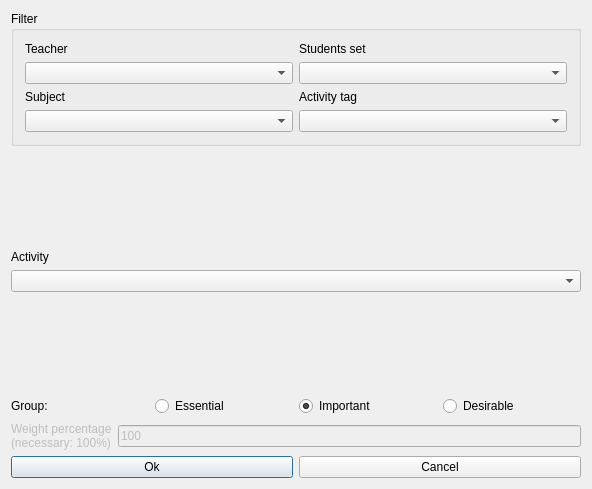
<?xml version="1.0" encoding="UTF-8"?>
<ui version="4.0">
 <class>ModifyConstraintActivityEndsStudentsDayForm_template</class>
 <widget class="QDialog" name="ModifyConstraintActivityEndsStudentsDayForm_template">
  <property name="geometry">
   <rect>
    <x>0</x>
    <y>0</y>
    <width>592</width>
    <height>489</height>
   </rect>
  </property>
  <property name="windowTitle">
   <string extracomment="This is the title of the dialog to modify a constraint of this type">Modify activity ends students day</string>
  </property>
  <layout class="QVBoxLayout" name="verticalLayout_2">
   <item>
    <widget class="QGroupBox" name="filterGroupBox">
     <property name="title">
      <string>Filter</string>
     </property>
     <layout class="QGridLayout" name="gridLayout">
      <item row="0" column="0">
       <widget class="QLabel" name="teachersTextLabel">
        <property name="text">
         <string>Teacher</string>
        </property>
        <property name="wordWrap">
         <bool>false</bool>
        </property>
       </widget>
      </item>
      <item row="0" column="1">
       <widget class="QLabel" name="studentsTextLabel">
        <property name="text">
         <string>Students set</string>
        </property>
        <property name="wordWrap">
         <bool>false</bool>
        </property>
       </widget>
      </item>
      <item row="1" column="0">
       <widget class="QComboBox" name="teachersComboBox"/>
      </item>
      <item row="1" column="1">
       <widget class="QComboBox" name="studentsComboBox"/>
      </item>
      <item row="2" column="0">
       <widget class="QLabel" name="subjectsTextLabel">
        <property name="text">
         <string>Subject</string>
        </property>
        <property name="wordWrap">
         <bool>false</bool>
        </property>
       </widget>
      </item>
      <item row="2" column="1">
       <widget class="QLabel" name="activityTagsTextLabel">
        <property name="text">
         <string>Activity tag</string>
        </property>
        <property name="wordWrap">
         <bool>false</bool>
        </property>
       </widget>
      </item>
      <item row="3" column="0">
       <widget class="QComboBox" name="subjectsComboBox"/>
      </item>
      <item row="3" column="1">
       <widget class="QComboBox" name="activityTagsComboBox"/>
      </item>
     </layout>
    </widget>
   </item>
   <item>
    <spacer name="spacer3">
     <property name="orientation">
      <enum>Qt::Vertical</enum>
     </property>
     <property name="sizeType">
      <enum>QSizePolicy::Expanding</enum>
     </property>
     <property name="sizeHint" stdset="0">
      <size>
       <width>20</width>
       <height>40</height>
      </size>
     </property>
    </spacer>
   </item>
   <item>
    <layout class="QVBoxLayout" name="verticalLayout">
     <item>
      <widget class="QLabel" name="activityTextLabel">
       <property name="frameShape">
        <enum>QFrame::NoFrame</enum>
       </property>
       <property name="frameShadow">
        <enum>QFrame::Plain</enum>
       </property>
       <property name="text">
        <string>Activity</string>
       </property>
       <property name="wordWrap">
        <bool>false</bool>
       </property>
      </widget>
     </item>
     <item>
      <widget class="QComboBox" name="activitiesComboBox">
       <property name="editable">
        <bool>false</bool>
       </property>
       <property name="insertPolicy">
        <enum>QComboBox::NoInsert</enum>
       </property>
       <property name="autoCompletion">
        <bool>false</bool>
       </property>
       <property name="duplicatesEnabled">
        <bool>false</bool>
       </property>
      </widget>
     </item>
    </layout>
   </item>
   <item>
    <spacer name="spacer2">
     <property name="orientation">
      <enum>Qt::Vertical</enum>
     </property>
     <property name="sizeType">
      <enum>QSizePolicy::Expanding</enum>
     </property>
     <property name="sizeHint" stdset="0">
      <size>
       <width>20</width>
       <height>47</height>
      </size>
     </property>
    </spacer>
   </item>
   <item>
    <layout class="QHBoxLayout" name="horizontalLayout_4">
     <item>
      <widget class="QLabel" name="groupTextLabel">
       <property name="text">
        <string>Group:</string>
       </property>
      </widget>
     </item>
     <item>
      <widget class="QRadioButton" name="essentialRadioButton">
       <property name="text">
        <string>Essential</string>
       </property>
      </widget>
     </item>
     <item>
      <widget class="QRadioButton" name="importantRadioButton">
       <property name="text">
        <string>Important</string>
       </property>
       <property name="checked">
        <bool>true</bool>
       </property>
      </widget>
     </item>
     <item>
      <widget class="QRadioButton" name="desirableRadioButton">
       <property name="text">
        <string>Desirable</string>
       </property>
      </widget>
     </item>
    </layout>
   </item>
   <item>
    <layout class="QHBoxLayout">
     <item>
      <widget class="QLabel" name="weightTextLabel">
       <property name="enabled">
        <bool>false</bool>
       </property>
       <property name="frameShape">
        <enum>QFrame::NoFrame</enum>
       </property>
       <property name="frameShadow">
        <enum>QFrame::Plain</enum>
       </property>
       <property name="text">
        <string>Weight percentage
(necessary: 100%)</string>
       </property>
       <property name="wordWrap">
        <bool>false</bool>
       </property>
      </widget>
     </item>
     <item>
      <widget class="QLineEdit" name="weightLineEdit">
       <property name="enabled">
        <bool>false</bool>
       </property>
       <property name="text">
        <string notr="true">100</string>
       </property>
      </widget>
     </item>
    </layout>
   </item>
   <item>
    <layout class="QHBoxLayout">
     <item>
      <widget class="QPushButton" name="okPushButton">
       <property name="text">
        <string>Ok</string>
       </property>
      </widget>
     </item>
     <item>
      <widget class="QPushButton" name="cancelPushButton">
       <property name="text">
        <string>Cancel</string>
       </property>
      </widget>
     </item>
    </layout>
   </item>
  </layout>
 </widget>
 <layoutdefault spacing="6" margin="11"/>
 <resources/>
 <connections/>
</ui>
